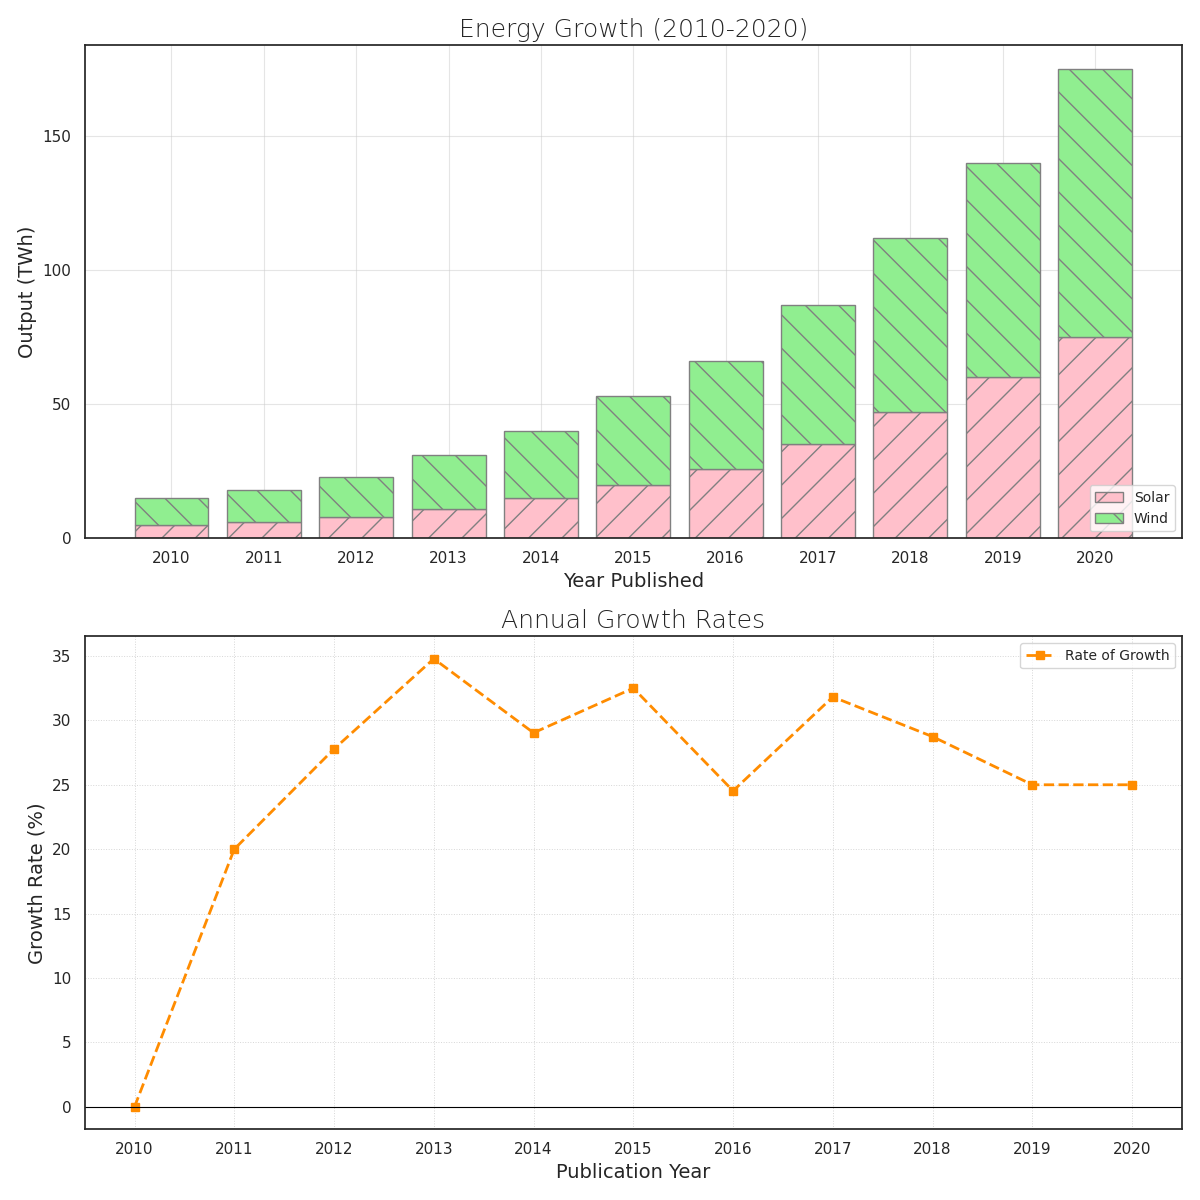

Python code for this plot:
import matplotlib.pyplot as plt
import numpy as np

years = np.arange(2010, 2021)
solar_energy = np.array([5, 6, 8, 11, 15, 20, 26, 35, 47, 60, 75])
wind_energy = np.array([10, 12, 15, 20, 25, 33, 40, 52, 65, 80, 100])
cumulative_energy = solar_energy + wind_energy
percentage_growth = np.zeros(len(years))
percentage_growth[1:] = 100 * (cumulative_energy[1:] - cumulative_energy[:-1]) / cumulative_energy[:-1]

fig, axs = plt.subplots(2, 1, figsize=(12, 12))

axs[0].bar(years, solar_energy, label='Solar', color='pink', edgecolor='gray', hatch='/')
axs[0].bar(years, wind_energy, bottom=solar_energy, label='Wind', color='lightgreen', edgecolor='gray', hatch='\\')

axs[0].set_title('Energy Growth (2010-2020)', fontsize=18, fontweight='light')
axs[0].set_xlabel('Year Published', fontsize=14)
axs[0].set_ylabel('Output (TWh)', fontsize=14)
axs[0].set_xticks(years)
axs[0].set_yticks(np.arange(0, 200, 50))
axs[0].legend(loc='lower right', fontsize=10)
axs[0].grid(True, which='both', linestyle='-', linewidth=0.8, alpha=0.5)

axs[1].plot(years, percentage_growth, marker='s', linestyle='--', color='darkorange', linewidth=2, label='Rate of Growth')
axs[1].set_title('Annual Growth Rates', fontsize=18, fontweight='light')
axs[1].set_xlabel('Publication Year', fontsize=14)
axs[1].set_ylabel('Growth Rate (%)', fontsize=14)
axs[1].set_xticks(years)
axs[1].axhline(0, color='black', linewidth=0.8)
axs[1].grid(True, which='both', linestyle=':', linewidth=0.7, alpha=0.8)
axs[1].legend(loc='upper right', fontsize=10)

plt.tight_layout()
plt.show()
